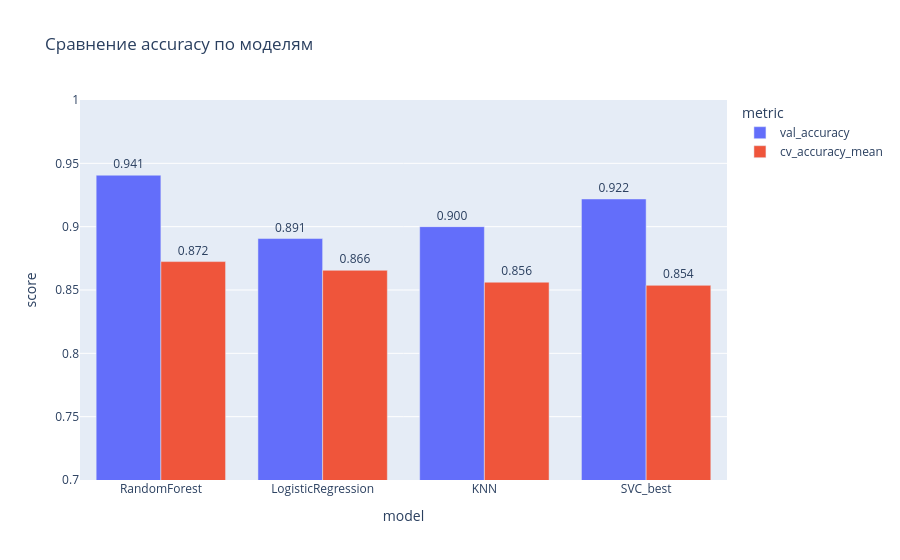
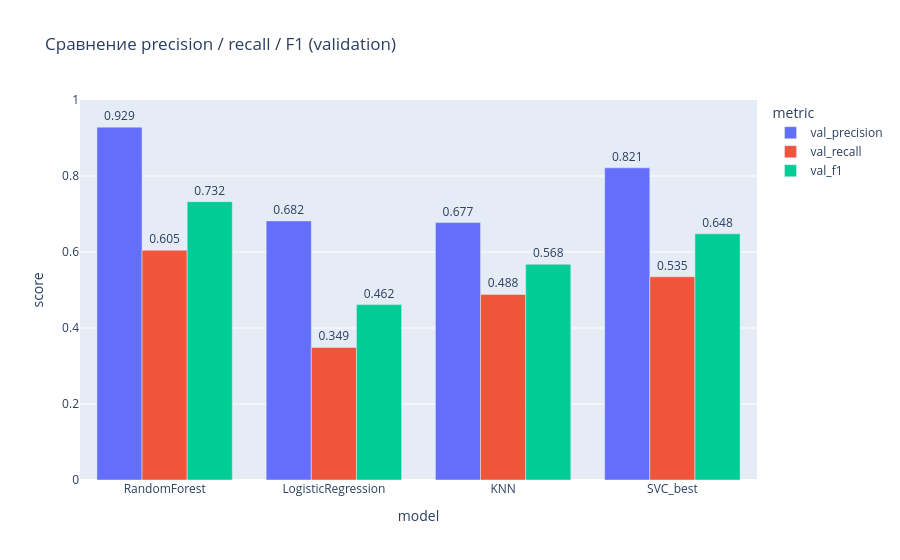

Write notebook code for charts like these, in order.
### Markdown cell above
## Анализ данных был выполнен ранее в разделе Kernell Function (Ядерные функции). Буду использовать уже готовое решение с Байесовской оптимизацией из домашнего задания "DS-ADD-4".

### Code cell
# Реализация стримингового прочтение файлов:
def streaming_reading(file_path, sep=';', batch_size=5000):
    for chunk in pd.read_csv(file_path, sep=sep, chunksize=batch_size):
        chunk = chunk.copy()
        chunk['good_wine'] = (chunk['quality'] >= 6.5).astype(int)
        chunk = chunk.drop(columns=['quality'])
        chunk['so2_ratio'] = chunk['free sulfur dioxide'] / (chunk['total sulfur dioxide'] + 1e-6)
        X_chunk = chunk.drop(columns=['good_wine'])
        y_chunk = chunk['good_wine']
        yield X_chunk, y_chunk

X_parts = []
y_parts = []
for X_chunk, y_chunk in streaming_reading('data/winequality-red.csv', batch_size=5000):
    X_parts.append(X_chunk)
    y_parts.append(y_chunk)

X = pd.concat(X_parts, ignore_index=True)
y = pd.concat(y_parts, ignore_index=True)

scaler = StandardScaler()
X_scaled = scaler.fit_transform(X)
X_model = pd.DataFrame(X_scaled, columns=X.columns)

X_train, X_valid, y_train, y_valid = train_test_split(
    X_model,
    y,
    test_size=0.2,
    random_state=42,
    stratify=y,
)

# Bayesian optimization for SVC
search_spaces = {
    'C': Real(1e-2, 1e2, prior='log-uniform'),
    'gamma': Real(1e-3, 1e1, prior='log-uniform'),
    'kernel': Categorical(['linear', 'poly', 'rbf', 'sigmoid'])
}

bayes_search = BayesSearchCV(
    estimator=SVC(),
    search_spaces=search_spaces,
    n_iter=40,
    scoring='accuracy',
    cv=5,
    n_jobs=-1,
    random_state=42,
)

bayes_search.fit(X_train, y_train)
best_svc = bayes_search.best_estimator_

valid_pred = best_svc.predict(X_valid)
valid_accuracy = accuracy_score(y_valid, valid_pred)
print('Best params:', bayes_search.best_params_)
print(f'Best CV accuracy (BayesSearchCV): {bayes_search.best_score_:.4f}')
print(f'Validation accuracy: {valid_accuracy:.4f}')

cm = confusion_matrix(y_valid, valid_pred)
cm_df = pd.DataFrame(
    cm,
    index=['actual_bad(0)', 'actual_good(1)'],
    columns=['pred_bad(0)', 'pred_good(1)']
)
print('Confusion matrix:')
display(cm_df)

cv_scores = cross_val_score(best_svc, X_model, y, cv=5, scoring='accuracy')
print('Cross-val accuracy scores:', np.round(cv_scores, 4))
print(f'Cross-val mean accuracy: {cv_scores.mean():.4f} +/- {cv_scores.std():.4f}')

# Compare several models
models = {
    'LogisticRegression': LogisticRegression(max_iter=3000, random_state=42),
    'KNN': KNeighborsClassifier(n_neighbors=7),
    'RandomForest': RandomForestClassifier(n_estimators=300, random_state=42),
    'SVC_best': best_svc,
}

metrics_rows = []
for model_name, model in models.items():
    model.fit(X_train, y_train)
    pred = model.predict(X_valid)
    metrics_rows.append({
        'model': model_name,
        'val_accuracy': accuracy_score(y_valid, pred),
        'val_precision': precision_score(y_valid, pred, zero_division=0),
        'val_recall': recall_score(y_valid, pred, zero_division=0),
        'val_f1': f1_score(y_valid, pred, zero_division=0),
        'cv_accuracy_mean': cross_val_score(model, X_model, y, cv=5, scoring='accuracy').mean(),
        'cv_accuracy_std': cross_val_score(model, X_model, y, cv=5, scoring='accuracy').std(),
    })

comparison_df = pd.DataFrame(metrics_rows).sort_values('cv_accuracy_mean', ascending=False).reset_index(drop=True)
print('Сравнение метрик моделей:')
display(comparison_df.round(4))

# Save the best model for monitoring/deployment
joblib.dump(best_svc, 'model.joblib')
print('Best model saved to model.joblib')

# Plot comparison: accuracy on validation and CV
plot_df = comparison_df.melt(
    id_vars='model',
    value_vars=['val_accuracy', 'cv_accuracy_mean'],
    var_name='metric',
    value_name='score'
)
fig_cmp_acc = px.bar(
    plot_df,
    x='model',
    y='score',
    color='metric',
    barmode='group',
    text='score',
    title='Сравнение accuracy по моделям'
)
fig_cmp_acc.update_traces(texttemplate='%{text:.3f}', textposition='outside')
fig_cmp_acc.update_layout(yaxis_range=[0.7, 1.0])
fig_cmp_acc.show()

# Plot comparison: precision/recall/F1
plot_df_prf = comparison_df.melt(
    id_vars='model',
    value_vars=['val_precision', 'val_recall', 'val_f1'],
    var_name='metric',
    value_name='score'
)
fig_cmp_prf = px.bar(
    plot_df_prf,
    x='model',
    y='score',
    color='metric',
    barmode='group',
    text='score',
    title='Сравнение precision / recall / F1 (validation)'
)
fig_cmp_prf.update_traces(texttemplate='%{text:.3f}', textposition='outside')
fig_cmp_prf.update_layout(yaxis_range=[0.0, 1.0])
fig_cmp_prf.show()

### Figure 1 — Plotly figure (JSON) as saved in the notebook; plotly's stock layout.template omitted (floating-point values rounded to 4 significant figures)
{"data": [{"alignmentgroup": "True", "hovertemplate": "metric=val_accuracy<br>model=%{x}<br>score=%{text}<extra></extra>", "legendgroup": "val_accuracy", "marker": {"color": "#636efa", "pattern": {"shape": ""}}, "name": "val_accuracy", "offsetgroup": "val_accuracy", "orientation": "v", "showlegend": true, "text": [0.9406, 0.8906, 0.9, 0.9219], "textposition": "outside", "texttemplate": "%{text:.3f}", "type": "bar", "x": ["RandomForest", "LogisticRegression", "KNN", "SVC_best"], "xaxis": "x", "y": [0.9406, 0.8906, 0.9, 0.9219], "yaxis": "y"}, {"alignmentgroup": "True", "hovertemplate": "metric=cv_accuracy_mean<br>model=%{x}<br>score=%{text}<extra></extra>", "legendgroup": "cv_accuracy_mean", "marker": {"color": "#EF553B", "pattern": {"shape": ""}}, "name": "cv_accuracy_mean", "offsetgroup": "cv_accuracy_mean", "orientation": "v", "showlegend": true, "text": [0.8724, 0.8656, 0.8562, 0.8537], "textposition": "outside", "texttemplate": "%{text:.3f}", "type": "bar", "x": ["RandomForest", "LogisticRegression", "KNN", "SVC_best"], "xaxis": "x", "y": [0.8724, 0.8656, 0.8562, 0.8537], "yaxis": "y"}], "layout": {"barmode": "group", "legend": {"title": {"text": "metric"}, "tracegroupgap": 0}, "title": {"text": "Сравнение accuracy по моделям"}, "xaxis": {"anchor": "y", "domain": [0, 1], "title": {"text": "model"}}, "yaxis": {"anchor": "x", "domain": [0, 1], "range": [0.7, 1], "title": {"text": "score"}}}}

### Figure 2 — Plotly figure (JSON) as saved in the notebook; plotly's stock layout.template omitted (floating-point values rounded to 4 significant figures)
{"data": [{"alignmentgroup": "True", "hovertemplate": "metric=val_precision<br>model=%{x}<br>score=%{text}<extra></extra>", "legendgroup": "val_precision", "marker": {"color": "#636efa", "pattern": {"shape": ""}}, "name": "val_precision", "offsetgroup": "val_precision", "orientation": "v", "showlegend": true, "text": [0.9286, 0.6818, 0.6774, 0.8214], "textposition": "outside", "texttemplate": "%{text:.3f}", "type": "bar", "x": ["RandomForest", "LogisticRegression", "KNN", "SVC_best"], "xaxis": "x", "y": [0.9286, 0.6818, 0.6774, 0.8214], "yaxis": "y"}, {"alignmentgroup": "True", "hovertemplate": "metric=val_recall<br>model=%{x}<br>score=%{text}<extra></extra>", "legendgroup": "val_recall", "marker": {"color": "#EF553B", "pattern": {"shape": ""}}, "name": "val_recall", "offsetgroup": "val_recall", "orientation": "v", "showlegend": true, "text": [0.6047, 0.3488, 0.4884, 0.5349], "textposition": "outside", "texttemplate": "%{text:.3f}", "type": "bar", "x": ["RandomForest", "LogisticRegression", "KNN", "SVC_best"], "xaxis": "x", "y": [0.6047, 0.3488, 0.4884, 0.5349], "yaxis": "y"}, {"alignmentgroup": "True", "hovertemplate": "metric=val_f1<br>model=%{x}<br>score=%{text}<extra></extra>", "legendgroup": "val_f1", "marker": {"color": "#00cc96", "pattern": {"shape": ""}}, "name": "val_f1", "offsetgroup": "val_f1", "orientation": "v", "showlegend": true, "text": [0.7324, 0.4615, 0.5676, 0.6479], "textposition": "outside", "texttemplate": "%{text:.3f}", "type": "bar", "x": ["RandomForest", "LogisticRegression", "KNN", "SVC_best"], "xaxis": "x", "y": [0.7324, 0.4615, 0.5676, 0.6479], "yaxis": "y"}], "layout": {"barmode": "group", "legend": {"title": {"text": "metric"}, "tracegroupgap": 0}, "title": {"text": "Сравнение precision / recall / F1 (validation)"}, "xaxis": {"anchor": "y", "domain": [0, 1], "title": {"text": "model"}}, "yaxis": {"anchor": "x", "domain": [0, 1], "range": [0, 1], "title": {"text": "score"}}}}
